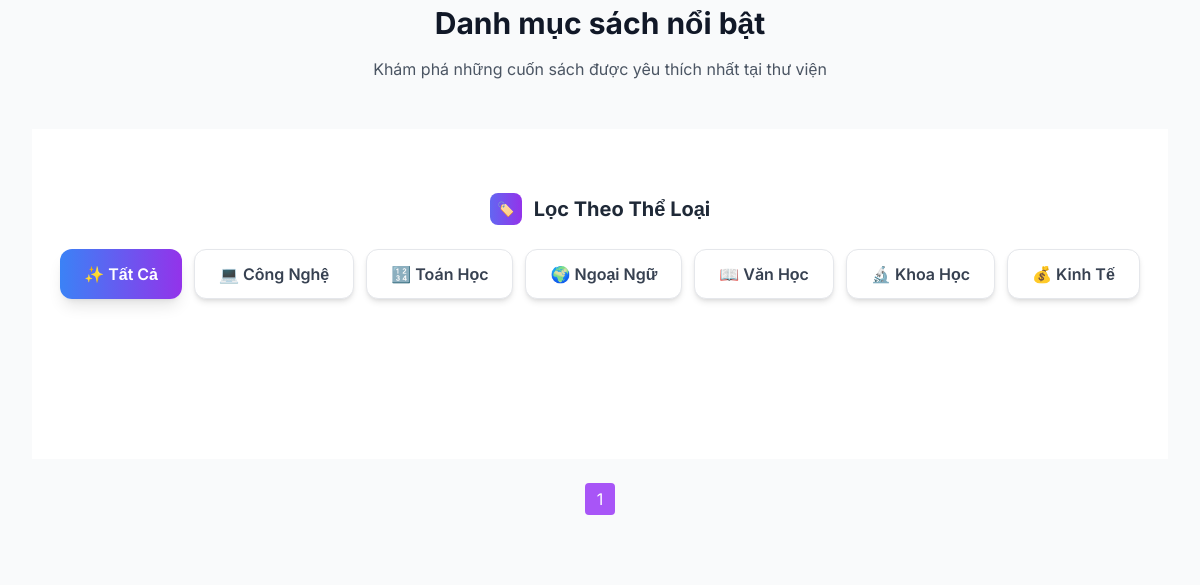
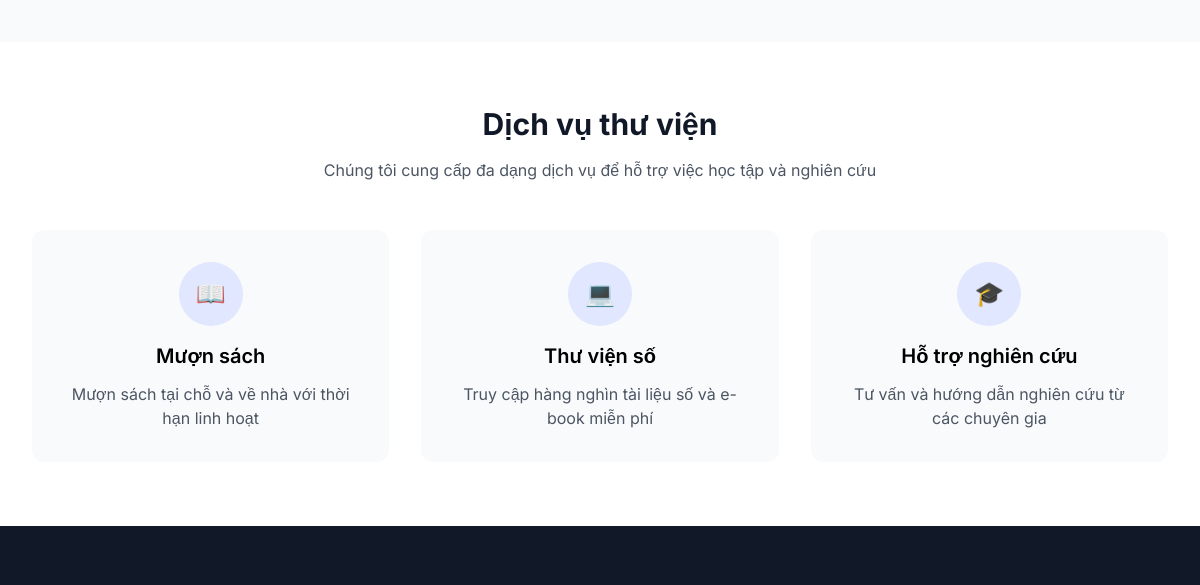
The app's page /library/home/ (signed in, middle part), older data (2 pictures, top to bottom).
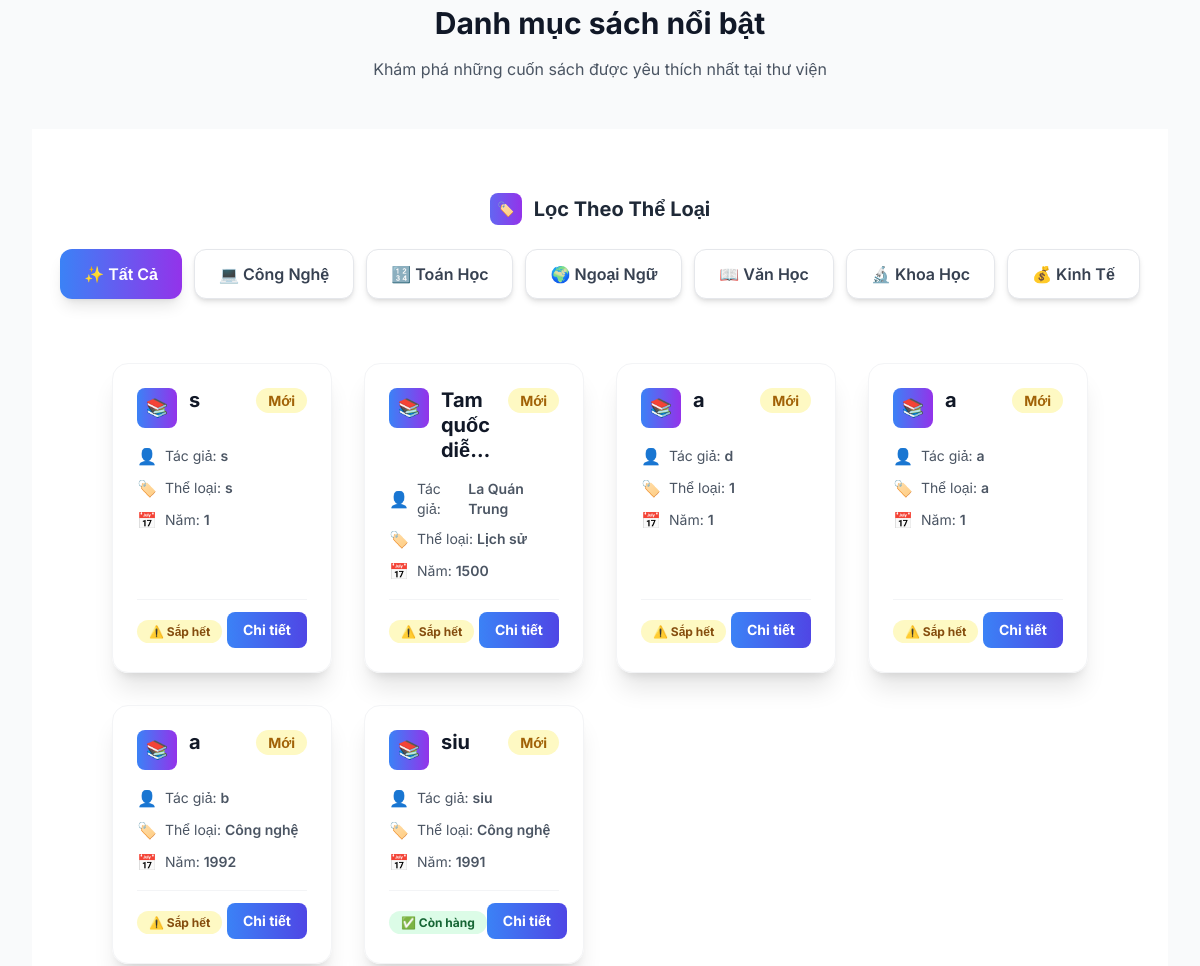
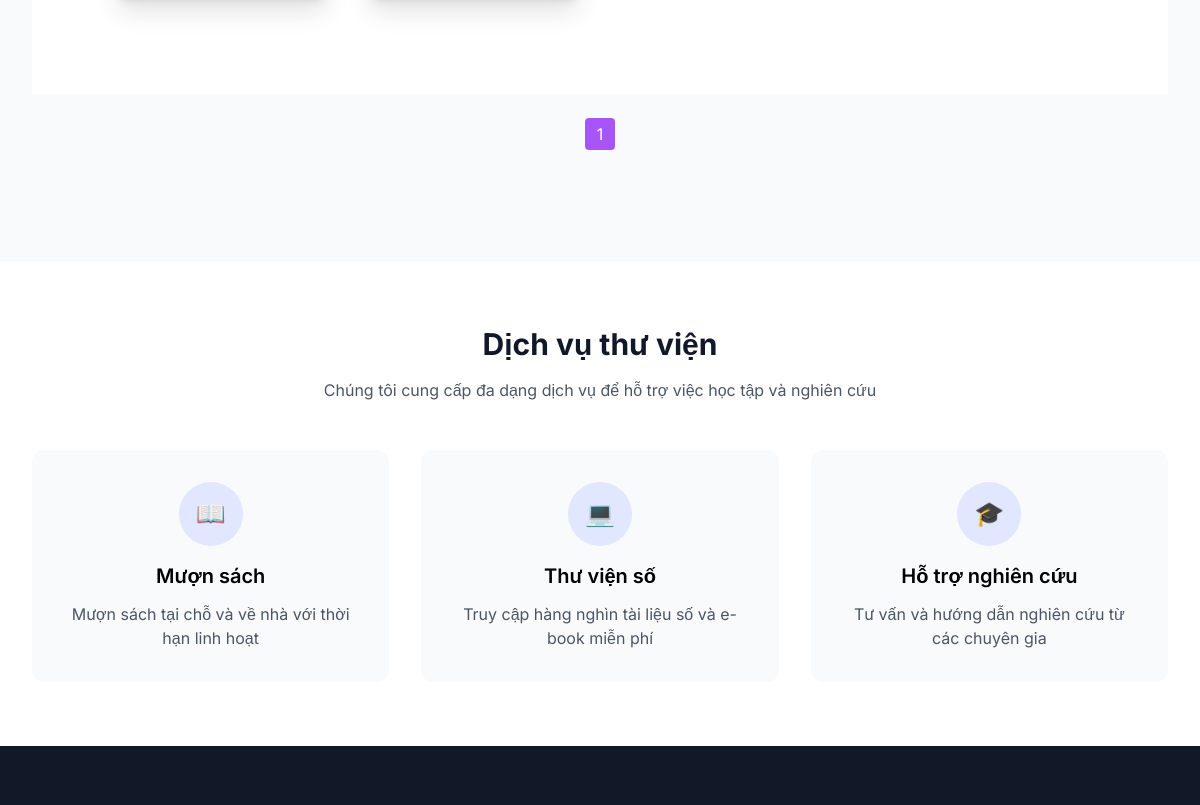
The same page, newer data (2 pictures, top to bottom).
### Librarian/models.py (models this page shows, shortened)
class Book(models.Model):
    STATUS_CHOICES = [
        ('available', 'Available'),
        ('unavailable', 'Unavailable'),
    ]
    book_id = models.AutoField(primary_key=True)
    title = models.CharField(max_length=255)
    author = models.CharField(max_length=255)
    year = models.IntegerField(blank=True, null=True)
    category = models.CharField(max_length=100, blank=True, null=True)
    quantity = models.PositiveIntegerField(default=0)
    status = models.CharField(max_length=20, choices=STATUS_CHOICES, default='available')
    description = models.TextField(blank=True, null=True)

### library/views.py (the view)
# urls.py: 2. Add a URL to urlpatterns:  path('', views.home, name='home')
def home(request):
    if not request.user.is_authenticated:
        return redirect("account:logout")
    books_with_rating = Book.objects.annotate(
        avg_rating=Avg('reviews__rating')  # ✅ dùng đúng related_name của Review
    ).order_by("-book_id")
    paginator = Paginator(books_with_rating, 8)
    page_number = request.GET.get("page")
    page_obj = paginator.get_page(page_number)
    try:
        user_profile = UserProfile.objects.get(user=request.user)
    except UserProfile.DoesNotExist:
        return redirect("login")
    context = {
        "user_profile": user_profile,
        "max_days": getattr(user_profile, "max_days", 10),
        "page_obj": page_obj,  # ✅ chứa cả avg_rating rồi
    }
    return render(request, "library/home.html", context)

### account/membership_states.py (called while the page is built)
    @property
    def max_days(self):
        return 60

### account/models.py (called while the page is built)
    def get_membership_state(self):
        if self.membership_level == 'standard':
            return StandardState()
        elif self.membership_level == 'premium':
            return PremiumState()
        return BasicState()

    @property
    def max_days(self):
        return self.get_membership_state().max_days

### library/templates/library/home.html (shortened to what the changed rows need)
{% extends "base.html" %}
{% block content %}
<div class="bg-gray-50" style="font-family:'Inter', sans-serif;">
    <section id="catalog" class="py-16 bg-gray-50">
        <div class="max-w-7xl mx-auto px-4 sm:px-6 lg:px-8">
<section class="py-16 bg-white">
 <div class="container mx-auto px-6 py-8">
    <div
        id="bookList"
        class="grid grid-cols-1 sm:grid-cols-2 md:grid-cols-3 lg:grid-cols-4 gap-8 justify-items-stretch"
    >
        {% for book in page_obj %}
        <div
            class="book-item book-card h-full flex flex-col p-6 rounded-2xl shadow-xl transition-all duration-300 hover:shadow-2xl hover:scale-[1.01] border border-gray-100"
            data-category="{{ book.category|slugify }}"
        >
            <div class="flex flex-col flex-grow">
                <div class="flex items-start justify-between mb-4">
                    <div class="flex items-start flex-1 mr-3">
                        <div
                            class="w-10 h-10 bg-gradient-to-r from-blue-500 to-purple-600 rounded-lg flex items-center justify-center flex-shrink-0 mr-3"
                        >
                            <span class="text-white text-lg"> 📚 </span>
                        </div>
                        <h4 class="text-xl font-bold text-gray-900 line-clamp-3 overflow-hidden break-words leading-tight flex-grow">
                            {{ book.title }}
                        </h4>
                    </div>
                    <div class="flex-shrink-0">
                        <span class="text-sm font-bold bg-yellow-100 text-yellow-700 px-3 py-1 rounded-full whitespace-nowrap">
                            {% if book.avg_rating %}
                            ⭐️ {{ book.avg_rating|floatformat:1 }} / 5.0
                            {% else %}
                            Mới
                            {% endif %}
                        </span>
                    </div>
                </div>
                <div class="space-y-2 text-gray-600 text-sm mb-4 flex-grow">
                    <p class="flex items-center">
                        <span class="mr-2 text-base">👤</span>
                        <span>Tác giả:</span>
                        <span class="font-semibold ml-1">{{ book.author }}</span>
                    </p>
                    <p class="flex items-center">
                        <span class="mr-2 text-base">🏷️</span>
                        <span>Thể loại:</span>
                        <span class="font-semibold ml-1">{{ book.category }}</span>
                    </p>
                    <p class="flex items-center">
                        <span class="mr-2 text-base">📅</span>
                        <span>Năm:</span>
                        <span class="font-semibold ml-1">{{ book.year }}</span>
                    </p>
                </div>
                <div class="flex justify-between items-center pt-3 border-t border-gray-100 mt-auto">
                    <div>
                        {% if book.quantity > 5 %}
                        <span
                            class="status-badge bg-green-100 text-green-800 px-3 py-1 rounded-full text-xs font-bold whitespace-nowrap"
                        >
                            ✅ Còn hàng
                        </span>
                        {% elif book.quantity > 0 %}
                        <span
                            class="status-badge bg-yellow-100 text-yellow-800 px-3 py-1 rounded-full text-xs font-bold whitespace-nowrap"
                        >
                            ⚠️ Sắp hết
                        </span>
                        {% else %}
                        <span
                            class="status-badge bg-red-100 text-red-800 px-3 py-1 rounded-full text-xs font-bold whitespace-nowrap"
                        >
                            ❌ Hết hàng
                        </span>
                        {% endif %}
                    </div>
                    <a
                        href="{% url 'library:book_detail_view' book.book_id %}"
                        class="bg-gradient-to-r from-blue-500 to-indigo-600 text-white px-4 py-2 rounded-lg hover:shadow-lg transition-all duration-300 text-sm font-bold whitespace-nowrap text-center"
                    >
                        Chi tiết
                    </a>
                </div>
            </div>
        </div>
        {% endfor %}
    </div>
</div>
</section>
    <div class="flex justify-center mt-6 mb-12 space-x-2">
  {% for num in page_obj.paginator.page_range %}
    {% if page_obj.number == num %}
      <span class="px-3 py-1 bg-purple-500 text-white rounded">{{ num }}</span>
    {% else %}
      <a href="?page={{ num }}"
         class="px-3 py-1 bg-gray-200 rounded hover:bg-gray-300">{{ num }}</a>
    {% endif %}
  {% endfor %}
</div>
        </div>
    </section>
</div>
</body>
{% endblock %}

Row changes from the older to the newer data that the page shows:
added Book: title "s", shows "Mới", author "s", category "s", year "1", quantity "⚠️ Sắp hết"
added Book: title "Tam quốc…", shows "Mới", author "La Quán Trung", category "Lịch sử", year "1500", quantity "⚠️ Sắp hết"
added Book: title "a", shows "Mới", author "d", category "1", year "1", quantity "⚠️ Sắp hết"
added Book: title "a", shows "Mới", author "a", category "a", year "1", quantity "⚠️ Sắp hết"
added Book: title "a", shows "Mới", author "b", category "Công nghệ", year "1992", quantity "⚠️ Sắp hết"
added Book: title "siu", shows "Mới", author "siu", category "Công nghệ", year "1991", quantity "✅ Còn hàng"
